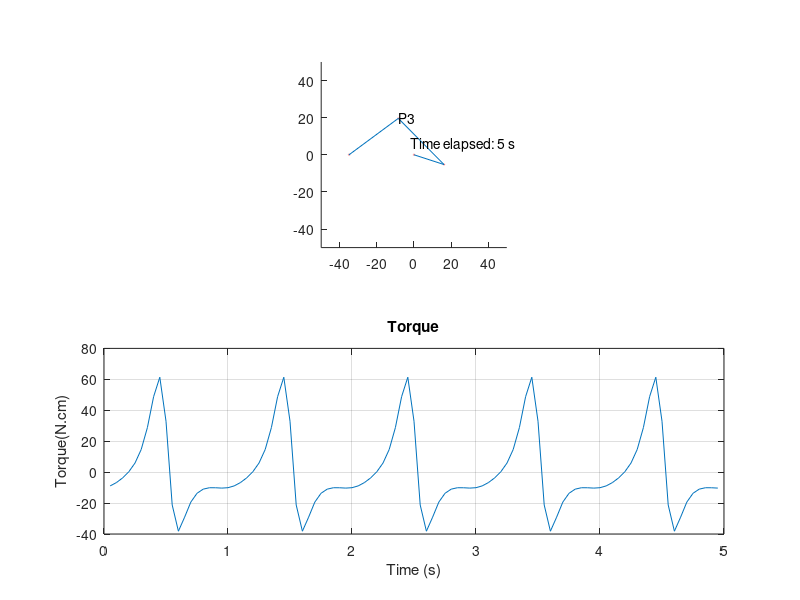

Write MATLAB code to recreate this figure.
clc; clear all;
% Parameters
A = 17;B=35;C=33;D=35;

t = 0:0.05:5;

ang_speed = 2*pi;
theta = ang_speed*t;
%% POSITIONS AND VELOCITIES
P1 = [0;0];
P4 = D*[-1;0];

P2 = A*[cos(theta); sin(theta)];
P2_x = P2(1,:);
P2_y = P2(2,:);

P2_vx = diff(P2_x)./diff(t);
P2_vy = diff(P2_y)./diff(t);

A_CG_x = P2(1,:)/2;
A_CG_y = P2(2,:)/2;
A_CG_vx = diff(A_CG_x)./diff(t);
A_CG_vy = diff(A_CG_y)./diff(t);

E = sqrt(A^2 + D^2 + 2*A*D*cos(theta));
alfa = asin(A*sin(theta)./E);
beta = acos((E.^2 + C^2 - B^2)./(2*E*C));
P3 = [-D + C*cos(alfa+beta); C*sin(alfa+beta)];

P3_x = P3(1,:);
P3_y = P3(2,:);

P3_vx = diff(P3_x)./diff(t);
P3_vy = diff(P3_y)./diff(t);

P3_v = sqrt(P3_vx.^2 + P3_vy.^2);

B_CG_x = (P2(1,:)+P3(1,:))/2;
B_CG_y = (P2(2,:)+P3(2,:))/2;
B_CG_vx = diff(B_CG_x)./diff(t);
B_CG_vy = diff(B_CG_y)./diff(t);

C_CG_x = (P3(1,:)-D)/2;
C_CG_y = P3(2,:)/2;
C_CG_vx = diff(C_CG_x)./diff(t);
C_CG_vy = diff(C_CG_y)./diff(t);

%% ACCELERATIONS
t = 0.05:0.05:5;
A_CG_ax = diff(A_CG_vx)./diff(t);
A_CG_ay = diff(A_CG_vy)./diff(t);
A_CG_a = sqrt(A_CG_ax.^2 + A_CG_ay.^2);
B_CG_ax = diff(B_CG_vx)./diff(t);
B_CG_ay = diff(B_CG_vy)./diff(t);
B_CG_a = sqrt(B_CG_ax.^2 + B_CG_ay.^2);
C_CG_ax = diff(C_CG_vx)./diff(t);
C_CG_ay = diff(C_CG_vy)./diff(t);
P2_ax = diff(P2_vx)./diff(t);
P2_ay = diff(P2_vy)./diff(t);
P3_ax = diff(P3_vx)./diff(t);
P3_ay = diff(P3_vy)./diff(t);

%% ANG. VELOCITIES
for i = 1:1:100
omega_3(i) = (P3_vy(i) - P2_vy(i))./(-P3_x(i+1)+P2_x(i+1));
omega_4(i) = (P3_vx(i))./(P3_y(i+1));
end

%% ANG. ACCNS
alpha_3 = diff(omega_3)./diff(t);
alpha_4 = diff(omega_4)./diff(t);

%% FORCE ANALYSIS
M_A = 1.984;M_B =1.83;M_C=3.48;
I_A=82.78;I_B=242.877;I_C=416.59;
Solution=[];
for i = 1:1:99
R_mat = [1 0 1 0 0 0 0 0 0;...
    0 1 0 1 0 0 0 0 0;...
    A_CG_y(i+2) -A_CG_x(i+2) (A_CG_y(i+2)-P2_y(i+2)) (P2_x(i+2)-A_CG_x(i+2)) 0 0 0 0 1;...
    0 0 -1 0 1 0 0 0 0;...
    0 0 0 -1 0 1 0 0 0;...
    0 0 (P2_y(i+2)-B_CG_y(i+2)) (-P2_x(i+2)+B_CG_x(i+2)) (-P3_y(i+2)+B_CG_y(i+2)) (P3_x(i+2)-B_CG_x(i+2)) 0 0 0;...
    0 0 0 0 -1 0 1 0 0;...
    0 0 0 0 0 -1 0 1 0;...
    0 0 0 0 (P3_y(i+2)-C_CG_y(i+2)) (-P3_x(i+2)+C_CG_x(i+2)) (C_CG_y(i+2)) (-35-C_CG_x(i+2)) 0];

RHS = [M_A*A_CG_ax(i) - 1*M_A*980*cos(30*pi/180); M_A*A_CG_ay(i) - 1*M_A*980*sin(30*pi/180); 0;...
    M_B*B_CG_ax(i) - 1*M_B*980*cos(30*pi/180); M_B*B_CG_ay(i) - 1*M_B*980*sin(30*pi/180);I_B*alpha_3(i);...
    M_C*C_CG_ax(i) - 1*M_C*980*cos(30*pi/180); M_C*C_CG_ay(i) - 1*M_C*980*cos(30*pi/180); I_C*alpha_4(i)];

%Sol(i) = [F12x(i); F12y(i); F32x(i); F32y(i); F43x(i); F43y(i); F14x(i); F14y(i); T(i)];
Sol = inv(R_mat)*RHS;
Solution = [Solution Sol];
end

%% PLOT
for i=1:length(t)

   ani = subplot(2,1,1);
   P1_circle = viscircles(P1',0.05);
   P2_circle = viscircles(P2(:,i)',0.05);
   P3_circle = viscircles(P3(:,i)',0.05);
   P4_circle = viscircles(P4',0.05); 
   
   A_bar = line([P1(1) P2(1,i)],[P1(2) P2(2,i)]);
   B_bar = line([P2(1,i) P3(1,i)],[P2(2,i) P3(2,i)]);
   C_bar = line([P3(1,i) P4(1)],[P3(2,i) P4(2)]);
   
   axis(ani,'equal');
   set(gca,'XLim',[-50 50],'YLim',[-50 50]);
   
   str1 = 'P3';
   str2 = ['Time elapsed: '  num2str(t(i)) ' s'];
   P3_text = text(P3(1,i),P3(2,i)+0.4,str1);
   Time = text(-2,6,str2);
   pause(0.005);
   if i<length(t)
    delete(P1_circle);
    delete(P2_circle);
    delete(P3_circle);
    delete(P4_circle);
    delete(A_bar);
    delete(B_bar);
    delete(C_bar);
    delete(P3_text);
    delete(Time);
    vel = subplot(2,1,2);
    %plot(vel,t(1:i),(Solution(9,1:i)));
    plot(vel,t(1:i),alpha_4(1:i));
    set(vel,'XLim',[0 5]);
    xlabel(vel, 'Time (s)');
    ylabel(vel, 'Torque(N.cm)');
    title(vel,'Torque');
    grid on;
   end

   end 

